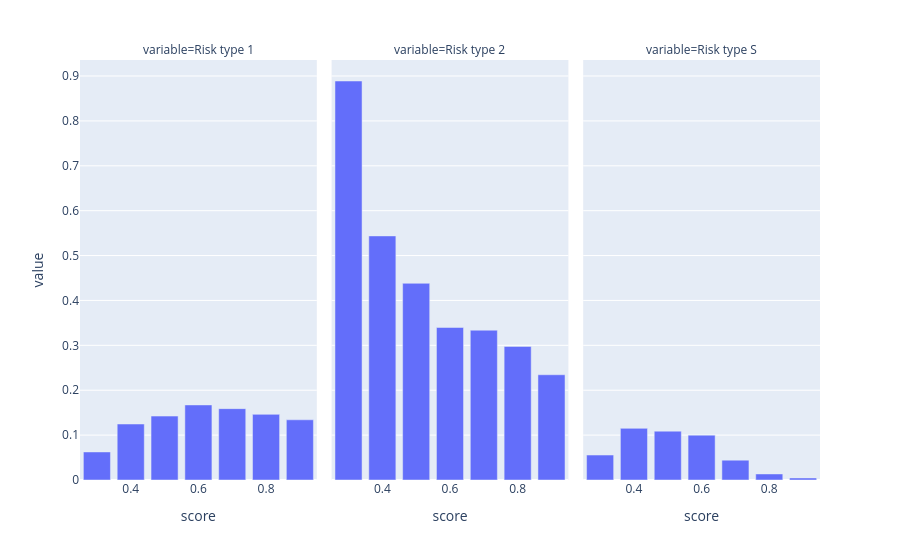

Write notebook code for a chart like this one.
### Code cell
import plotly.express as px


result = []
for score, sub_df in df.groupby("score_on_test-bins"):
    result += [{
        "score": score,
        "Risk type 1": get_risk(sub_df, "error_type_1"),
        "Risk type 1 (support)": get_risk_support(sub_df, "error_type_1"),
        "Risk type 2": get_risk(sub_df, "error_type_2"),
        "Risk type 2 (support)": get_risk_support(sub_df, "error_type_2"),
        "Risk type S": get_risk(sub_df, "error_type_S"),
        "Risk type S (support)": get_risk_support(sub_df, "error_type_S"),
    }]
result = pd.DataFrame(result)

plot_df = result.melt(id_vars=["score"], value_vars=["Risk type 1", "Risk type 2", "Risk type S"])
px.bar(plot_df, x="score", y="value", facet_col="variable")

### Figure 1 — Plotly figure (JSON) as saved in the notebook; plotly's stock layout.template omitted (floating-point values rounded to 4 significant figures)
{"data": [{"hovertemplate": "variable=Risk type 1<br>score=%{x}<br>value=%{y}<extra></extra>", "legendgroup": "", "marker": {"color": "#636efa", "pattern": {"shape": ""}}, "name": "", "orientation": "v", "showlegend": false, "textposition": "auto", "type": "bar", "x": [0.3, 0.4, 0.5, 0.6, 0.7, 0.8, 0.9], "xaxis": "x", "y": [0.0625, 0.1247, 0.1424, 0.1672, 0.159, 0.1462, 0.1341], "yaxis": "y"}, {"hovertemplate": "variable=Risk type 2<br>score=%{x}<br>value=%{y}<extra></extra>", "legendgroup": "", "marker": {"color": "#636efa", "pattern": {"shape": ""}}, "name": "", "orientation": "v", "showlegend": false, "textposition": "auto", "type": "bar", "x": [0.3, 0.4, 0.5, 0.6, 0.7, 0.8, 0.9], "xaxis": "x2", "y": [0.8889, 0.5438, 0.4382, 0.3398, 0.3338, 0.2976, 0.2345], "yaxis": "y2"}, {"hovertemplate": "variable=Risk type S<br>score=%{x}<br>value=%{y}<extra></extra>", "legendgroup": "", "marker": {"color": "#636efa", "pattern": {"shape": ""}}, "name": "", "orientation": "v", "showlegend": false, "textposition": "auto", "type": "bar", "x": [0.3, 0.4, 0.5, 0.6, 0.7, 0.8, 0.9], "xaxis": "x3", "y": [0.05556, 0.115, 0.1088, 0.09993, 0.04427, 0.01348, 0.004505], "yaxis": "y3"}], "layout": {"annotations": [{"font": {}, "showarrow": false, "text": "variable=Risk type 1", "x": 0.16, "xanchor": "center", "xref": "paper", "y": 1, "yanchor": "bottom", "yref": "paper"}, {"font": {}, "showarrow": false, "text": "variable=Risk type 2", "x": 0.5, "xanchor": "center", "xref": "paper", "y": 1, "yanchor": "bottom", "yref": "paper"}, {"font": {}, "showarrow": false, "text": "variable=Risk type S", "x": 0.84, "xanchor": "center", "xref": "paper", "y": 1, "yanchor": "bottom", "yref": "paper"}], "barmode": "relative", "legend": {"tracegroupgap": 0}, "margin": {"t": 60}, "xaxis": {"anchor": "y", "domain": [0, 0.32], "title": {"text": "score"}}, "xaxis2": {"anchor": "y2", "domain": [0.34, 0.66], "matches": "x", "title": {"text": "score"}}, "xaxis3": {"anchor": "y3", "domain": [0.68, 1.0], "matches": "x", "title": {"text": "score"}}, "yaxis": {"anchor": "x", "domain": [0, 1], "title": {"text": "value"}}, "yaxis2": {"anchor": "x2", "domain": [0, 1], "matches": "y", "showticklabels": false}, "yaxis3": {"anchor": "x3", "domain": [0, 1], "matches": "y", "showticklabels": false}}}
